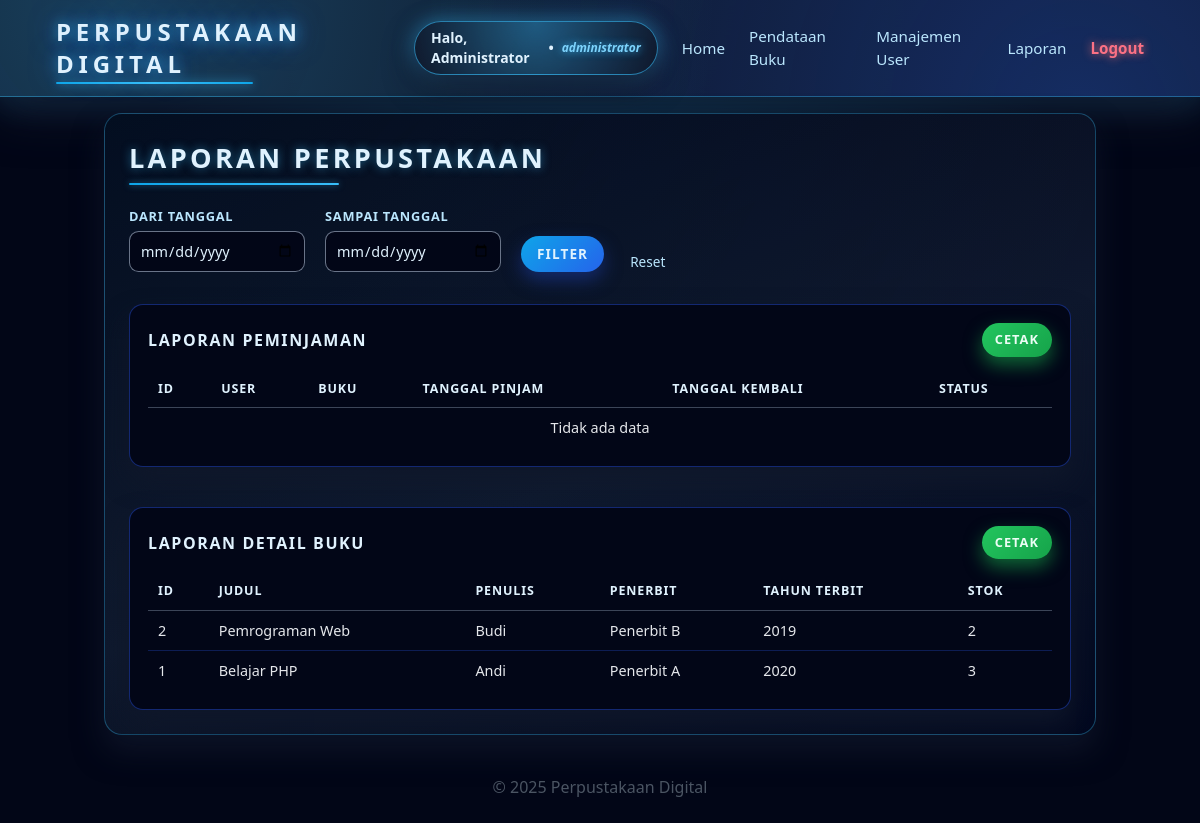
Screenshot of /public/reports.php (signed in) with the database file from the repository.
### tables this page shows
CREATE TABLE buku (
  id INT AUTO_INCREMENT PRIMARY KEY,
  judul VARCHAR(255) NOT NULL,
  penulis VARCHAR(255),
  penerbit VARCHAR(255),
  tahun_terbit INT,
  stok INT DEFAULT 1,
  cover VARCHAR(255) NULL,
  created_at DATETIME DEFAULT CURRENT_TIMESTAMP
);

### app/database.php (called while the page is built)
<?php
class Database {
    private $pdo;
    public function __construct($host,$dbname,$user,$pass){
        $dsn = "mysql:host=$host;dbname=$dbname;charset=utf8mb4";
        $opts = [PDO::ATTR_ERRMODE=>PDO::ERRMODE_EXCEPTION, PDO::ATTR_DEFAULT_FETCH_MODE=>PDO::FETCH_ASSOC];
        $this->pdo = new PDO($dsn,$user,$pass,$opts);
    }
    public function pdo(){ return $this->pdo; }
}

### app/models/book.php (called while the page is built, shortened)
<?php
class BookModel {
    private $db;
    public function __construct($db){
        $this->db = $db;
    }
    public function reportAll($from = null, $to = null){
        $sql = "SELECT * FROM buku WHERE 1";
        $params = [];
        $sql .= " ORDER BY id DESC";
        $stmt = $this->db->prepare($sql);
        $stmt->execute($params);
        return $stmt->fetchAll();
    }
}

### public/reports.php (the view, shortened to what this page needs)
<?php
require_once __DIR__.'/../templates/header.php';
$peminjamanModel = new PeminjamanModel($db->pdo());
$bookModel       = new BookModel($db->pdo());
$from = $_GET['from'] ?? '';
$to   = $_GET['to'] ?? '';
$from_dt = $from ? $from . " 00:00:00" : null;
$to_dt   = $to   ? $to   . " 23:59:59" : null;
$borrow_list = $peminjamanModel->reportAll($from_dt, $to_dt);
$book_list   = $bookModel->reportAll($from_dt, $to_dt);
?>
<div class="max-w-6xl mx-auto shini-card">
    <h2 class="shini-title mb-6">Laporan Perpustakaan</h2>
    <form method="get" class="mb-6 flex flex-wrap items-end gap-5 relative z-10">
        <div class="w-44">
            <label class="filter-label">Dari Tanggal</label>
            <input type="date" name="from" value="<?= htmlspecialchars($from) ?>" class="shini-input mt-1">
        </div>
        <div class="w-44">
            <label class="filter-label">Sampai Tanggal</label>
            <input type="date" name="to" value="<?= htmlspecialchars($to) ?>" class="shini-input mt-1">
        </div>
        <button class="shini-btn mt-6">Filter</button>
        <a href="reports.php" class="shini-reset">Reset</a>
    </form>
    <div class="mt-8 report-inner-card">
        <div class="flex justify-between items-center mb-3">
            <h3 class="report-title">LAPORAN PEMINJAMAN</h3>
            <a href="reports_print.php?type=peminjaman&from=<?= $from ?>&to=<?= $to ?>"
               class="shini-btn-green" target="_blank">
               Cetak
            </a>
        </div>
        <table class="shini-table">
            <thead>
                <tr>
                    <th>ID</th>
                    <th>User</th>
                    <th>Buku</th>
                    <th>Tanggal Pinjam</th>
                    <th>Tanggal Kembali</th>
                    <th>Status</th>
                </tr>
            </thead>
            <tbody>
                <?php if (empty($borrow_list)): ?>
                    <tr>
                        <td colspan="6" class="empty-row">Tidak ada data</td>
                    </tr>
                <?php endif; ?>
            </tbody>
        </table>
    </div>
    <div class="mt-10 report-inner-card">
        <div class="flex justify-between items-center mb-3">
            <h3 class="report-title">LAPORAN DETAIL BUKU</h3>
            <a href="reports_print.php?type=buku&from=<?= $from ?>&to=<?= $to ?>"
               class="shini-btn-green" target="_blank">
               Cetak
            </a>
        </div>
        <table class="shini-table">
            <thead>
                <tr>
                    <th>ID</th>
                    <th>Judul</th>
                    <th>Penulis</th>
                    <th>Penerbit</th>
                    <th>Tahun Terbit</th>
                    <th>Stok</th>
                </tr>
            </thead>
            <tbody>
                <?php foreach($book_list as $b): ?>
                    <tr>
                        <td><?= $b['id'] ?></td>
                        <td><?= htmlspecialchars($b['judul']) ?></td>
                        <td><?= htmlspecialchars($b['penulis']) ?></td>
                        <td><?= htmlspecialchars($b['penerbit']) ?></td>
                        <td><?= $b['tahun_terbit'] ?></td>
                        <td><?= $b['stok'] ?></td>
                    </tr>
                <?php endforeach; ?>
            </tbody>
        </table>
    </div>
</div>
<?php require_once __DIR__.'/../templates/footer.php'; ?>

### templates/header.php (style rules this page uses)
body { background: radial-gradient(circle at top, #0b3a57 0, #020617 45%, #020617 100%); color: #e0f2fe; font-family: 'Poppins', system-ui, -apple-system, BlinkMacSystemFont, sans-serif; }

### public/reports.php (style rules this page uses)
.shini-card { background: linear-gradient(160deg, #020617, #0f172a 55%, #020617); border: 1px solid rgba(56, 189, 248, 0.35); border-radius: 18px; padding: 24px; box-shadow: 0 16px 30px rgba(15, 23, 42, 0.8); transition: transform .2s ease, box-shadow .2s ease, border-color .2s ease; position: relative; overflow: hidden; }
.shini-card::before { content: ""; position: absolute; inset: -40%; background: radial-gradient(circle at 20% 0%, rgba(56, 189, 248, 0.18), transparent 60%), radial-gradient(circle at 80% 110%, rgba(37, 99, 235, 0.16), transparent 65%); opacity: 0.35; pointer-events: none; z-index: 0; }
.shini-title { font-size: 1.7rem; font-weight: 800; color: #e0f2fe; text-shadow: 0 0 10px rgba(56, 189, 248, 0.5); letter-spacing: 0.12em; text-transform: uppercase; position: relative; z-index: 10; }
.shini-title::after { content: ""; position: absolute; left: 0; bottom: -6px; width: 210px; height: 2px; border-radius: 999px; background: linear-gradient(90deg, #0ea5e9, #38bdf8); box-shadow: 0 0 6px rgba(56, 189, 248, 0.6); }
.shini-input { background: #020617; border: 1px solid rgba(148, 163, 184, 0.7); padding: 8px 10px; border-radius: 0.6rem; color: #e0f2fe; width: 100%; font-size: 0.9rem; transition: border-color .2s ease, box-shadow .2s ease, background .2s ease; }
.shini-input::placeholder { color: #64748b; }
.filter-label { color: #bae6fd; font-size: 0.8rem; font-weight: 600; letter-spacing: 0.06em; text-transform: uppercase; }
.shini-btn { background: linear-gradient(135deg, #0ea5e9, #2563eb); padding: 8px 16px; border-radius: 9999px; color: #e0f2fe; font-weight: 600; font-size: 0.85rem; letter-spacing: 0.08em; text-transform: uppercase; transition: transform .15s ease, box-shadow .15s ease, background .15s ease; margin-top: 0.4rem; box-shadow: 0 8px 18px rgba(30, 64, 175, 0.5); border: none; }
.shini-reset { color: #bae6fd; font-weight: 500; margin-left: 6px; margin-top: 0.7rem !important; display: inline-block; font-size: 0.85rem; transition: color .2s ease; position: relative; z-index: 10; }
.report-inner-card { background: #020617; border-radius: 14px; border: 1px solid rgba(30, 64, 175, 0.6); padding: 18px; box-shadow: 0 14px 26px rgba(15, 23, 42, 0.9); position: relative; overflow: hidden; }
.report-title { font-size: 1rem; font-weight: 700; color: #e0f2fe; letter-spacing: 0.1em; text-transform: uppercase; }
.shini-btn-green { background: linear-gradient(135deg, #22c55e, #16a34a); padding: 7px 13px; border-radius: 9999px; color: #ecfdf5; font-weight: 600; font-size: 0.8rem; letter-spacing: 0.08em; text-transform: uppercase; transition: transform .15s ease, box-shadow .15s ease, background .15s ease; box-shadow: 0 8px 18px rgba(22, 163, 74, 0.6); border: none; }
table.shini-table { width: 100%; border-collapse: collapse; margin-top: 14px; font-size: 0.9rem; color: #dbeafe; }
.shini-table thead tr { background: #020617; border-bottom: 1px solid rgba(148, 163, 184, 0.4); }
.shini-table th { padding: 9px 10px; color: #e0f2fe; font-weight: 600; font-size: 0.78rem; letter-spacing: 0.07em; text-transform: uppercase; text-align: left; }
.shini-table tbody tr { background: #020617; border-bottom: 1px solid rgba(30, 64, 175, 0.4); transition: background .15s ease; }
.shini-table tbody tr:last-child { border-bottom: none; }
.shini-table td { padding: 9px 10px; color: #e5e7eb; vertical-align: top; }
.empty-row { text-align: center; padding: 1rem; color: #9ca3af; }

### rows the page displays
buku: id "2", judul "Pemrograman Web", penulis "Budi", penerbit "Penerbit B", tahun_terbit "2019", stok "2"
buku: id "1", judul "Belajar PHP", penulis "Andi", penerbit "Penerbit A", tahun_terbit "2020", stok "3"

### other values shown
$user['nama'] ?: $user['username'] "Administrator"
$user['role'] "administrator"
$text "Home Pendataan Buku Manajemen User Laporan"
